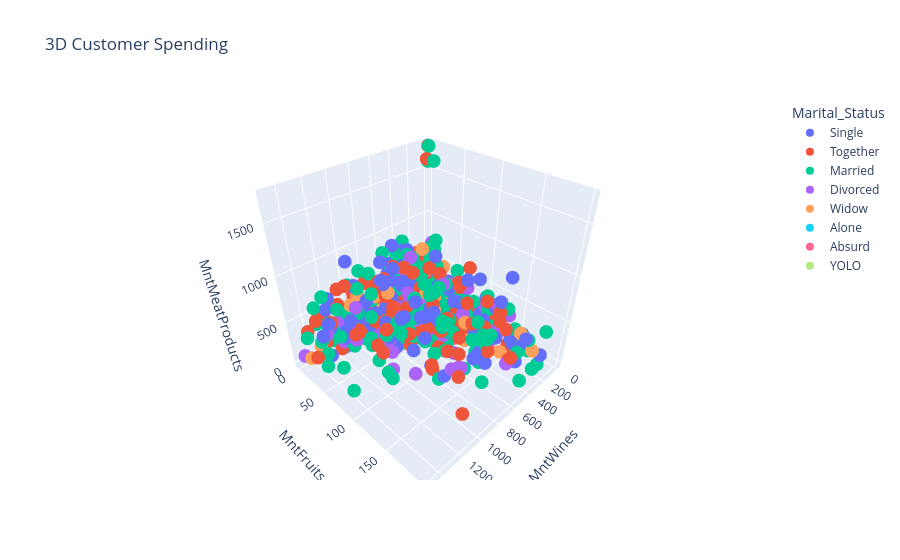

Notebook source saved alongside this figure:
### Code cell
fig = px.scatter_3d(
    df,
    x="MntWines",
    y="MntFruits",
    z="MntMeatProducts",
    color="Marital_Status",
    title="3D Customer Spending"
)

fig.show()

### Figure 1 — Plotly figure (JSON) as saved in the notebook; plotly's stock layout.template omitted (floating-point values rounded to 4 significant figures; data arrays with more than 128 entries replaced by an {"elided": "..."} marker saying what was removed)
{"data": [{"hovertemplate": "Marital_Status=Single<br>MntWines=%{x}<br>MntFruits=%{y}<br>MntMeatProducts=%{z}<extra></extra>", "legendgroup": "Single", "marker": {"color": "#636efa", "symbol": "circle"}, "mode": "markers", "name": "Single", "scene": "scene", "showlegend": true, "type": "scatter3d", "x": {"elided": "480 int values"}, "y": {"elided": "480 int values"}, "z": {"elided": "480 int values"}}, {"hovertemplate": "Marital_Status=Together<br>MntWines=%{x}<br>MntFruits=%{y}<br>MntMeatProducts=%{z}<extra></extra>", "legendgroup": "Together", "marker": {"color": "#EF553B", "symbol": "circle"}, "mode": "markers", "name": "Together", "scene": "scene", "showlegend": true, "type": "scatter3d", "x": {"elided": "580 int values"}, "y": {"elided": "580 int values"}, "z": {"elided": "580 int values"}}, {"hovertemplate": "Marital_Status=Married<br>MntWines=%{x}<br>MntFruits=%{y}<br>MntMeatProducts=%{z}<extra></extra>", "legendgroup": "Married", "marker": {"color": "#00cc96", "symbol": "circle"}, "mode": "markers", "name": "Married", "scene": "scene", "showlegend": true, "type": "scatter3d", "x": {"elided": "864 int values"}, "y": {"elided": "864 int values"}, "z": {"elided": "864 int values"}}, {"hovertemplate": "Marital_Status=Divorced<br>MntWines=%{x}<br>MntFruits=%{y}<br>MntMeatProducts=%{z}<extra></extra>", "legendgroup": "Divorced", "marker": {"color": "#ab63fa", "symbol": "circle"}, "mode": "markers", "name": "Divorced", "scene": "scene", "showlegend": true, "type": "scatter3d", "x": {"elided": "232 int values"}, "y": {"elided": "232 int values"}, "z": {"elided": "232 int values"}}, {"hovertemplate": "Marital_Status=Widow<br>MntWines=%{x}<br>MntFruits=%{y}<br>MntMeatProducts=%{z}<extra></extra>", "legendgroup": "Widow", "marker": {"color": "#FFA15A", "symbol": "circle"}, "mode": "markers", "name": "Widow", "scene": "scene", "showlegend": true, "type": "scatter3d", "x": [55, 245, 546, 505, 182, 901, 395, 1, 15, 512, 43, 400, 161, 112, 4, 24, 815, 162, 63, 416, 1060, 55, 162, 5, 625, 445, 371, 67, 445, 19, 860, 205, 5, 953, 12, 27, 158, 508, 735, 1298, 341, 62, 13, 972, 508, 332, 431, 293, 595, 67, 50, 19, 612, 861, 380, 15, 267, 167, 488, 100, 953, 710, 344, 605, 67, 1462, 526, 618, 526, 544, 3, 532, 189, 154, 154, 570, 332], "y": [0, 19, 0, 0, 4, 61, 183, 26, 0, 0, 12, 4, 0, 0, 1, 1, 10, 61, 10, 46, 21, 0, 25, 6, 35, 53, 159, 1, 53, 1, 28, 20, 1, 0, 1, 0, 19, 124, 40, 0, 142, 1, 6, 19, 5, 194, 82, 35, 71, 4, 4, 0, 91, 31, 0, 0, 6, 48, 23, 71, 0, 15, 45, 10, 4, 16, 80, 44, 35, 35, 3, 126, 10, 0, 0, 73, 194], "z": [6, 125, 48, 26, 33, 757, 565, 25, 12, 83, 96, 35, 253, 6, 5, 108, 239, 83, 83, 925, 530, 6, 53, 10, 169, 213, 194, 20, 213, 10, 409, 47, 5, 71, 3, 12, 288, 249, 183, 70, 113, 16, 7, 595, 21, 377, 441, 179, 153, 32, 28, 5, 520, 558, 47, 12, 54, 602, 71, 243, 71, 30, 654, 345, 32, 128, 553, 215, 214, 133, 24, 490, 253, 50, 50, 614, 377]}, {"hovertemplate": "Marital_Status=Alone<br>MntWines=%{x}<br>MntFruits=%{y}<br>MntMeatProducts=%{z}<extra></extra>", "legendgroup": "Alone", "marker": {"color": "#19d3f3", "symbol": "circle"}, "mode": "markers", "name": "Alone", "scene": "scene", "showlegend": true, "type": "scatter3d", "x": [534, 15, 5], "y": [5, 0, 7], "z": [47, 8, 24]}, {"hovertemplate": "Marital_Status=Absurd<br>MntWines=%{x}<br>MntFruits=%{y}<br>MntMeatProducts=%{z}<extra></extra>", "legendgroup": "Absurd", "marker": {"color": "#FF6692", "symbol": "circle"}, "mode": "markers", "name": "Absurd", "scene": "scene", "showlegend": true, "type": "scatter3d", "x": [471, 240], "y": [102, 67], "z": [125, 500]}, {"hovertemplate": "Marital_Status=YOLO<br>MntWines=%{x}<br>MntFruits=%{y}<br>MntMeatProducts=%{z}<extra></extra>", "legendgroup": "YOLO", "marker": {"color": "#B6E880", "symbol": "circle"}, "mode": "markers", "name": "YOLO", "scene": "scene", "showlegend": true, "type": "scatter3d", "x": [322, 322], "y": [3, 3], "z": [50, 50]}], "layout": {"legend": {"title": {"text": "Marital_Status"}, "tracegroupgap": 0}, "scene": {"domain": {"x": [0, 1], "y": [0, 1]}, "xaxis": {"title": {"text": "MntWines"}}, "yaxis": {"title": {"text": "MntFruits"}}, "zaxis": {"title": {"text": "MntMeatProducts"}}}, "title": {"text": "3D Customer Spending"}}}
